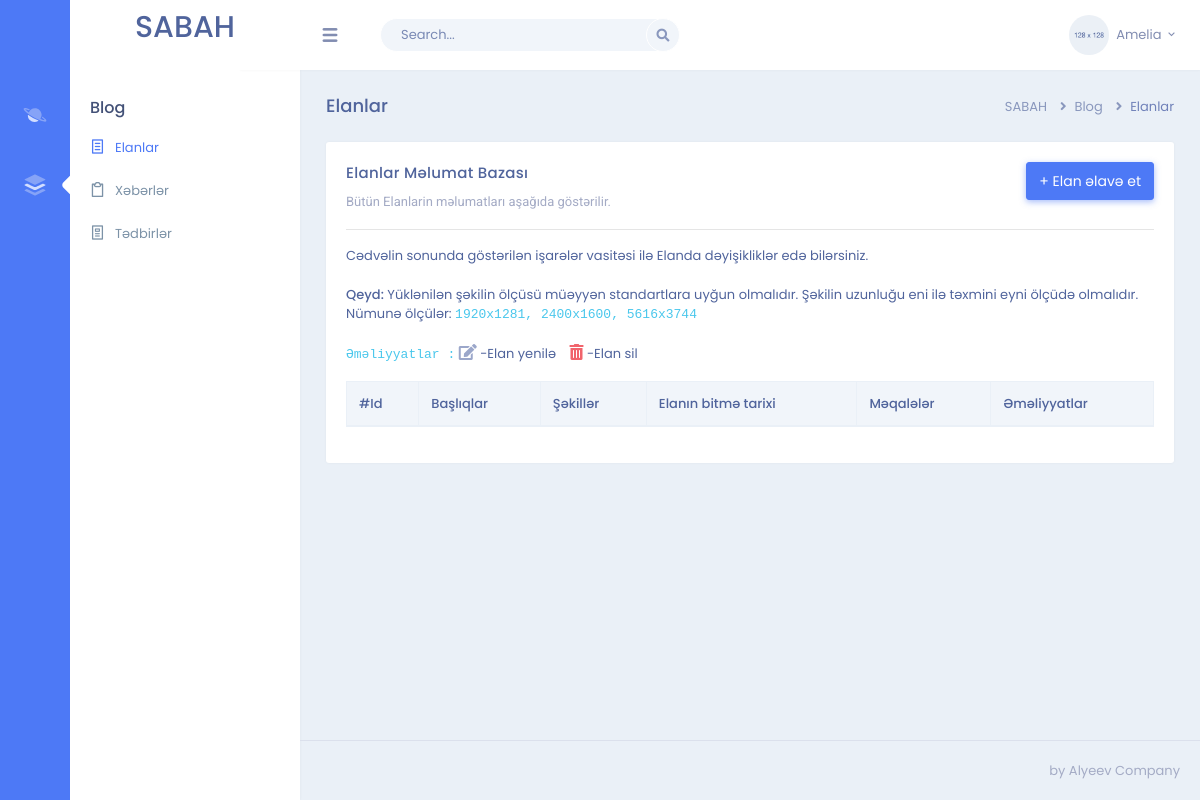
/admin-announcement, run on an earlier commit of the app's database.
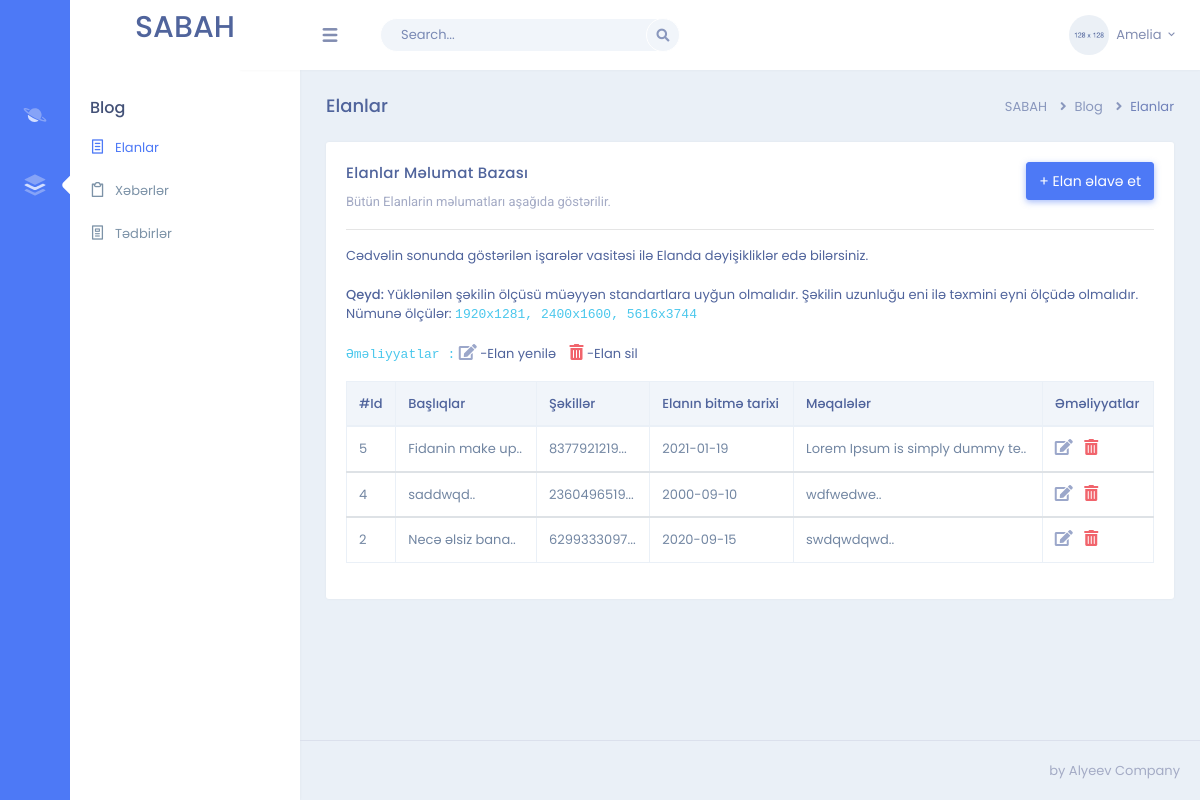
And on a later commit of the database.
### sabah/models.py (models this page shows, shortened)
class Blog(db.Model):
    id = db.Column(db.Integer, primary_key=True)
    title = db.Column(db.String(250), nullable=False)
    image = db.Column(db.String(255), nullable=True)
    text = db.Column(db.Text, nullable=False)
    add_date = db.Column(db.DateTime, nullable=False, default=datetime.utcnow)
    type = db.Column(db.Integer, default=1)

### sabah/admin/routes.py (the view)
@admin.route('/admin-announcement', methods=['GET', 'POST'])
def admin_announcement():
    announcement = Blog.query.filter_by(type=3).order_by(Blog.id.desc())
    return render_template('admin/admin-announcement.html', announcement=announcement)

### sabah/templates/admin/admin-announcement.html (shortened to what this page needs)
{% extends '/admin/admin-layout.html' %}
{% block body %}
<div class="page-content">
    <div class="container-fluid">
        <div class="row">
            <div class="col-sm-12">
                <div class="page-title-box">
                    <div class="float-right">
                        <ol class="breadcrumb">
                            <li class="breadcrumb-item"><a href="javascript:void(0);">SABAH</a></li>
                            <li class="breadcrumb-item"><a href="javascript:void(0);">Blog</a></li>
                            <li class="breadcrumb-item active">Elanlar</li>
                        </ol>
                    </div>
                    <h4 class="page-title">Elanlar</h4>
                </div>
            </div>
        </div>
        <div class="row">
            <div class="col-12">
                <div class="card">
                    <div class="card-body">
                        <a href="{{url_for("admin.announcement_create")}}"><button type="button"
                                class="btn btn-primary waves-effect waves-light float-right mb-3" data-toggle="modal"
                                data-animation="bounce" data-target=".bs-example-modal-lg">+
                                Elan əlavə et</button></a>
                        <h4 class="mt-0 header-title">Elanlar Məlumat Bazası</h4>
                        <p class="text-muted mb-3">Bütün Elanlarin məlumatları aşağıda göstərilir.<hr>
                            Cədvəlin sonunda göstərilən işarələr vasitəsi ilə Elanda dəyişikliklər edə bilərsiniz.<br><br>
                            <strong>Qeyd:</strong> Yüklənilən şəkilin ölçüsü müəyyən standartlara uyğun olmalıdır. Şəkilin uzunluğu eni ilə təxmini eyni ölçüdə olmalıdır. <br> Nümunə ölçülər: <code> 1920x1281, 2400x1600, 5616x3744</code><br><br>
                            <code>Əməliyyatlar :</code> <i class="fas fa-edit text-info font-16"></i> -Elan yenilə <i
                                    class="fas fa-trash-alt text-danger font-16" style="margin-left: 10px;"></i> -Elan sil
                        </p>
                        <table id="datatable" class="table table-bordered dt-responsive nowrap"
                            style="border-collapse: collapse; border-spacing: 0; width: 100%;">
                            <thead>
                                <tr>
                                    <th>#Id</th>
                                    <th>Başlıqlar</th>
                                    <th>Şəkillər</th>
                                    <th>Elanın bitmə tarixi</th>
                                    <th>Məqalələr</th>
                                    <th>Əməliyyatlar</th>
                                </tr>
                            </thead>
                            {% for announce in announcement %}
                            <tbody>
                                <tr>
                                    <td>{{ announce.id }}</td>
                                    <td>{{ announce.title[:15] +'..' }}</td>
                                    <td>{{ announce.image[:10] + '...'}}</td>
                                    <td>{{ announce.add_date.strftime('%Y-%m-%d') }}</td>
                                    <td>{{ announce.text[:30] +'..' }}</td>
                                    <td>
                                        <a href="{{ url_for('admin.announcement_update', ann_id=announce.id) }}" class="mr-2"><i class="fas fa-edit text-info font-16"></i></a>
                                        <a style="cursor: pointer;" data-toggle="modal" data-target="#exampleModal"><i class="fas fa-trash-alt text-danger font-16"></i></a>
                                    </td>
                                </tr>
                            </tbody>
                            {% endfor %}
                        </table>
                    </div>
                </div>
            </div>
        </div>
    </div>
</div>
</div>
{% endblock %}

What changed in the data, as far as the page shows it:
added Blog: id "5", title "Fidanin make up..", image "8377921219...", add_date "2021-01-19", text "Lorem Ipsum is simply dummy te.."
added Blog: id "4", title "saddwqd..", image "2360496519...", add_date "2000-09-10", text "wdfwedwe.."
added Blog: id "2", title "Necə əlsiz bana..", image "6299333097...", add_date "2020-09-15", text "swdqwdqwd.."
